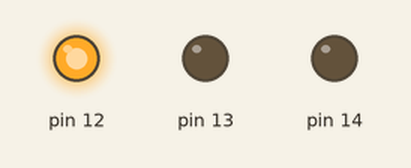
A sketch run on a simulated Arduino Uno, built with avr-gcc and run on an emulated ATmega328P. Shown: output pins drawn as LEDs (lit = HIGH).

Above: at 0.12 s.
At 0.62 s:
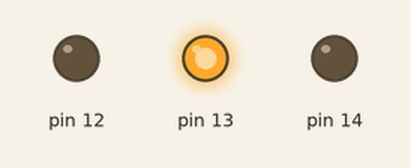
At 1.12 s:
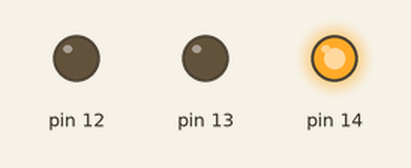
At 2.87 s:
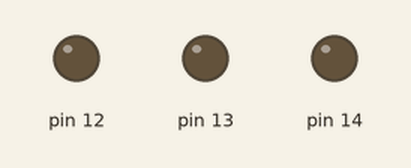
Timing chart, 0 to 3.5 s (numbered marks = the images above):
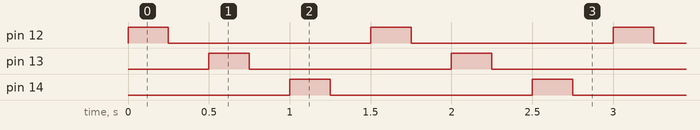

The sketch:

for_ex02.ino
```cpp
void setup() {
  for(int i = 12;i<15;i++){
    pinMode(i,OUTPUT);
    }

}

void loop() {
   for(int i = 12;i<15;i++){
    digitalWrite(i,HIGH);
    delay(250);
    digitalWrite(i,LOW);
    delay(250);
    }

}
```

Measured:
- by itself, pin 12–14: alternates HIGH for 0.25 s and LOW for 1.3 s
- by itself, everything shown: repeats every 1.5 s, in 6 steps
